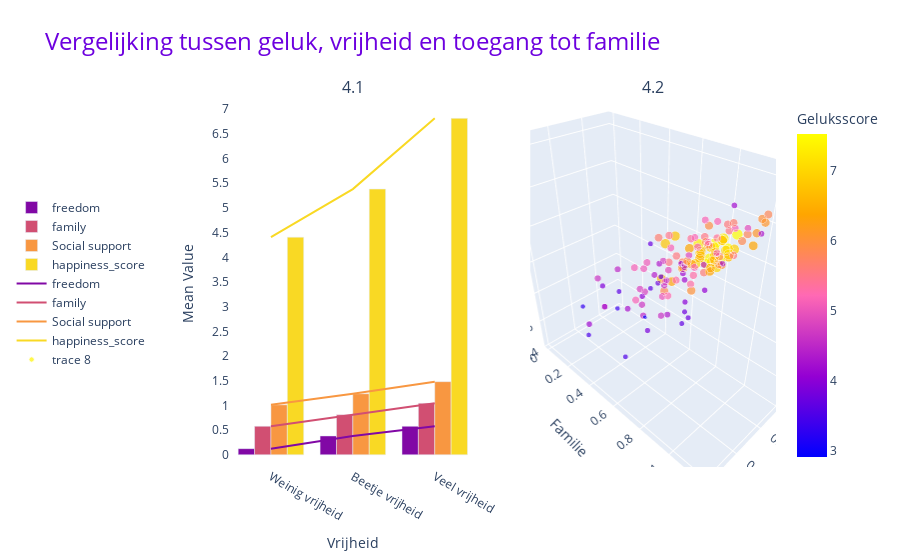

The code cell stored with this chart in its notebook:
### Markdown cell above
<div style="text-align:center; font-size:30px; font-family:'Comic Sans MS'; font-weight:bold; margin:50px 0;">
<span style="color:#FFB4EE">F</span><span style="color:#FF6B00">a</span><span style="color:#FFA433">m</span><span style="color:#FFD525">i</span><span style="color:#B3BD3B">l</span><span style="color:#A0CAC9">i</span><span style="color:#FFB4EE">e</span>
</div> 

In de context van vrijheid is het interessant om te onderzoeken hoe deze vrijheid van invloed is op andere aspecten van het leven, zoals toegang tot familie en sociale ondersteuning. Landen met beperkte vrijheid hebben vaak ook beperkingen in het doen en laten van hun inwoners. Het is daarom relevant om te onderzoeken of deze beperkingen zich ook vertalen naar beperkte toegang tot familie en een gebrek aan sociale steun.

Uit de gepresenteerde grafiek blijkt dat er inderdaad een verband is tussen vrijheid, toegang tot familie, sociale steun en geluksscores. Landen met minder vrijheid vertonen vaak lagere niveaus van toegang tot familie en sociale ondersteuning. Dit suggereert dat beperkte vrijheid in deze landen gepaard gaat met een verminderde mogelijkheid om tijd met familie door te brengen en een gebrek aan sociale steunsystemen.

Bovendien laat de grafiek zien dat wanneer deze variabelen, namelijk vrijheid, toegang tot familie en sociale steun, allemaal laag zijn, dit vaak ook samengaat met lagere geluksscores. Dit impliceert dat beperkte vrijheid, beperkte toegang tot familie en een gebrek aan sociale steun kunnen bijdragen aan een verminderd gevoel van geluk en tevredenheid onder de bevolking (Grafiek 4).

### Code cell
df = pd.read_csv("merged_df_happy_2019.csv")

# Maak een figuur met twee subplots in één rij en twee kolommen
fig = make_subplots(rows=1, cols=2, specs=[[{'type': 'xy'}, {'type': 'scene'}]], subplot_titles=['4.1', '4.2'])

# de kolommen die ik wil gebruiken
df1 = df[['freedom', 'family', 'Social support', 'happiness_score']]

# bin van freedom met de laagste 10% en het midden en de hoogste 10%
df1['freedom_bin'] = pd.qcut(df1['freedom'], [0, 0.1, 0.9, 1], labels=['Weinig vrijheid', 'Beetje vrijheid', 'Veel vrijheid'])

# bereken het gemiddelde van elke bin
grouped_df = df1.groupby('freedom_bin').mean()

# bar trace voor de variabelen maken
colors = ['#8108A5', '#D14F72', '#F89741', '#F9D924']
for column, color in zip(grouped_df.columns, colors):
    bar_trace = go.Bar(
        x=grouped_df.index,
        y=grouped_df[column],
        name=column,
        marker=dict(color=color)
    )
    fig.add_trace(bar_trace, row=1, col=1)

# ook een line trace maken maar ik wil deze niet interactief
for column, color in zip(grouped_df.columns, colors):
    line_trace = go.Scatter(
        x=grouped_df.index,
        y=grouped_df[column],
        name=column,
        mode='lines',
        line=dict(color=color),
        hoverinfo='none'  # Disable hover information for the lines
    )
    fig.add_trace(line_trace, row=1, col=1)

# goede kolommen even kiezen 
df2 = df[['Country', 'freedom', 'family', 'Social support', 'happiness_score']]

# 3D scatterplotje maken 
scatter3d_trace = go.Scatter3d(
    x=df2['freedom'],
    y=df2['family'],
    z=df2['Social support'],
    mode='markers',
    marker=dict(
        size=df2['happiness_score'],
        color=df2['happiness_score'],
        colorscale=[[0, '#0000ff'], [0.25, '#9400d3'], [0.5, '#ff69b4'], [0.75, '#ffa500'], [1, '#ffff00']],
        showscale=True,
        colorbar=dict(
            title='Geluksscore'
        )
    ),
    text=df2['Country']
)
fig.add_trace(scatter3d_trace, row=1, col=2)

# Pas de opmaak van de figuur aan
fig.update_layout(
    title=dict(
        text='Vergelijking tussen geluk, vrijheid en toegang tot familie',
        font=dict(
            size=24,
            color='#6d00df'
        )
    ),
    yaxis=dict(
        title='Mean Value',
        dtick=0.5
    ),
    xaxis=dict(
        title='Vrijheid'
    ),
    scene=dict(
        xaxis_title='Vrijheid',
        yaxis_title='Familie',
        zaxis_title='Sociale steun'
    ),
    legend=dict(
        x=-0.4,
        y=0.5
    ),
    plot_bgcolor='white'
)

# Toon de interactieve figuur
fig.show()
{
    "tags": [
        "hide-input",
    ]
}

### Figure 1 — Plotly figure (JSON) as saved in the notebook; plotly's stock layout.template omitted (floating-point values rounded to 4 significant figures; data arrays with more than 128 entries replaced by an {"elided": "..."} marker saying what was removed)
{"data": [{"marker": {"color": "#8108A5"}, "name": "freedom", "type": "bar", "x": ["Weinig vrijheid", "Beetje vrijheid", "Veel vrijheid"], "xaxis": "x", "y": [0.1243, 0.3819, 0.5768], "yaxis": "y"}, {"marker": {"color": "#D14F72"}, "name": "family", "type": "bar", "x": ["Weinig vrijheid", "Beetje vrijheid", "Veel vrijheid"], "xaxis": "x", "y": [0.5778, 0.8088, 1.043], "yaxis": "y"}, {"marker": {"color": "#F89741"}, "name": "Social support", "type": "bar", "x": ["Weinig vrijheid", "Beetje vrijheid", "Veel vrijheid"], "xaxis": "x", "y": [1.013, 1.237, 1.481], "yaxis": "y"}, {"marker": {"color": "#F9D924"}, "name": "happiness_score", "type": "bar", "x": ["Weinig vrijheid", "Beetje vrijheid", "Veel vrijheid"], "xaxis": "x", "y": [4.407, 5.382, 6.815], "yaxis": "y"}, {"hoverinfo": "none", "line": {"color": "#8108A5"}, "mode": "lines", "name": "freedom", "type": "scatter", "x": ["Weinig vrijheid", "Beetje vrijheid", "Veel vrijheid"], "xaxis": "x", "y": [0.1243, 0.3819, 0.5768], "yaxis": "y"}, {"hoverinfo": "none", "line": {"color": "#D14F72"}, "mode": "lines", "name": "family", "type": "scatter", "x": ["Weinig vrijheid", "Beetje vrijheid", "Veel vrijheid"], "xaxis": "x", "y": [0.5778, 0.8088, 1.043], "yaxis": "y"}, {"hoverinfo": "none", "line": {"color": "#F89741"}, "mode": "lines", "name": "Social support", "type": "scatter", "x": ["Weinig vrijheid", "Beetje vrijheid", "Veel vrijheid"], "xaxis": "x", "y": [1.013, 1.237, 1.481], "yaxis": "y"}, {"hoverinfo": "none", "line": {"color": "#F9D924"}, "mode": "lines", "name": "happiness_score", "type": "scatter", "x": ["Weinig vrijheid", "Beetje vrijheid", "Veel vrijheid"], "xaxis": "x", "y": [4.407, 5.382, 6.815], "yaxis": "y"}, {"marker": {"color": {"elided": "132 float values"}, "colorbar": {"title": {"text": "Geluksscore"}}, "colorscale": [[0, "#0000ff"], [0.25, "#9400d3"], [0.5, "#ff69b4"], [0.75, "#ffa500"], [1, "#ffff00"]], "showscale": true, "size": {"elided": "132 float values"}}, "mode": "markers", "scene": "scene", "text": {"elided": "132 str values"}, "type": "scatter3d", "x": {"elided": "132 float values"}, "y": {"elided": "132 float values"}, "z": {"elided": "132 float values"}}], "layout": {"annotations": [{"font": {"size": 16}, "showarrow": false, "text": "4.1", "x": 0.225, "xanchor": "center", "xref": "paper", "y": 1, "yanchor": "bottom", "yref": "paper"}, {"font": {"size": 16}, "showarrow": false, "text": "4.2", "x": 0.775, "xanchor": "center", "xref": "paper", "y": 1, "yanchor": "bottom", "yref": "paper"}], "legend": {"x": -0.4, "y": 0.5}, "plot_bgcolor": "white", "scene": {"domain": {"x": [0.55, 1], "y": [0, 1]}, "xaxis": {"title": {"text": "Vrijheid"}}, "yaxis": {"title": {"text": "Familie"}}, "zaxis": {"title": {"text": "Sociale steun"}}}, "title": {"font": {"color": "#6d00df", "size": 24}, "text": "Vergelijking tussen geluk, vrijheid en toegang tot familie"}, "xaxis": {"anchor": "y", "domain": [0, 0.45], "title": {"text": "Vrijheid"}}, "yaxis": {"anchor": "x", "domain": [0, 1], "dtick": 0.5, "title": {"text": "Mean Value"}}}}
